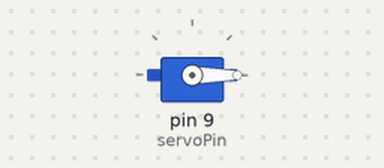
The sketch below on a simulated Arduino Uno, built with avr-gcc and run on an emulated ATmega328P. On the bench: servo.

Above: at 0.05 s.
At 1.5 s:
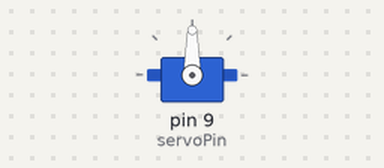
At 3.0 s:
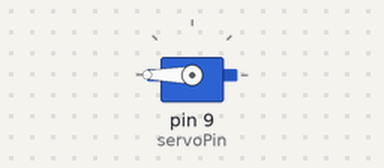
Timing chart, 0 to 6.9 s (numbered marks = the images above):
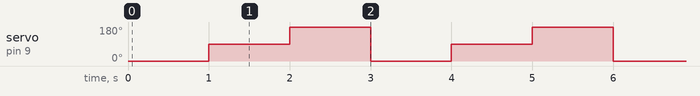

Measured:
- by itself, servo on pin 9 (servoPin): repeats every 3.0 s: 180° 1.0 s, 0° 1.0 s, 90° 1.0 s

The sketch:

servo.ino
```cpp
/*
Into Robotics
*/

#include <Servo.h>  //add '<' and '>' before and after servo.h

int servoPin = 9;

Servo servo;

int servoAngle = 0;   // servo position in degrees

void setup()
{
  Serial.begin(9600);
  servo.attach(servoPin);
}


void loop()
{
//control the servo's direction and the position of the motor

   servo.write(0);      // Turn SG90 servo Left to 45 degrees
   delay(1000);          // Wait 1 second
   servo.write(90);      // Turn SG90 servo back to 90 degrees (center position)
   delay(1000);          // Wait 1 second
   servo.write(180);     // Turn SG90 servo Right to 135 degrees
   delay(1000);          // Wait 1 second
//   servo.write(90);      // Turn SG90 servo back to 90 degrees (center position)
//   delay(1000);

//end control the servo's direction and the position of the motor


//control the servo's speed

//if you change the delay value (from example change 50 to 10), the speed of the servo changes
//  for(servoAngle = 0; servoAngle < 180; servoAngle++)  //move the micro servo from 0 degrees to 180 degrees
//  {
//    servo.write(servoAngle);
//    delay(50);
//  }
//
//  for(servoAngle = 180; servoAngle > 0; servoAngle--)  //now move back the micro servo from 0 degrees to 180 degrees
//  {
//    servo.write(servoAngle);
//    delay(10);
//  }
  //end control the servo's speed
}
```
